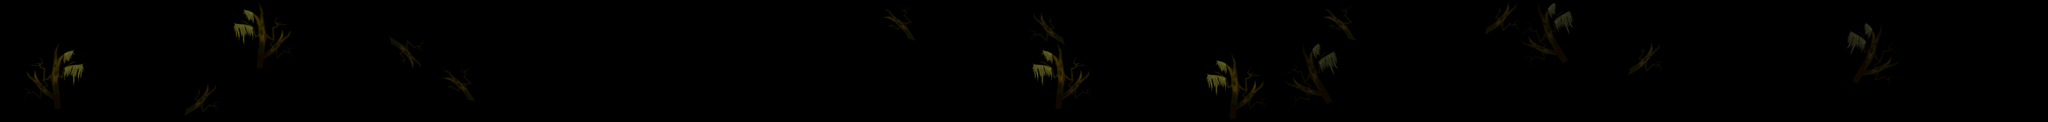

A 2D game scene composited from a Tiled map and its tileset images. What follows is a short description and the map's XML, with each tile layer's data collapsed to a summary:
An orthogonal 200x12 tile map with 40x40 px tiles, 2 tile layers (land1, land2).

<map version="1.0" orientation="orthogonal" width="200" height="12" tilewidth="40" tileheight="40">
 <tileset firstgid="1" name="b-jinjing" tilewidth="40" tileheight="40">
  <image source="b-jinjing.png" width="1447" height="440" />
 </tileset>
 <layer name="land1" width="200" height="12">
  <data>[2400 cells, 425 non-empty, 128 distinct tile ids]</data>
 </layer>
 <layer name="land2" width="200" height="12">
  <data>[2400 cells, 195 non-empty, 25 distinct tile ids]</data>
 </layer>
</map>
